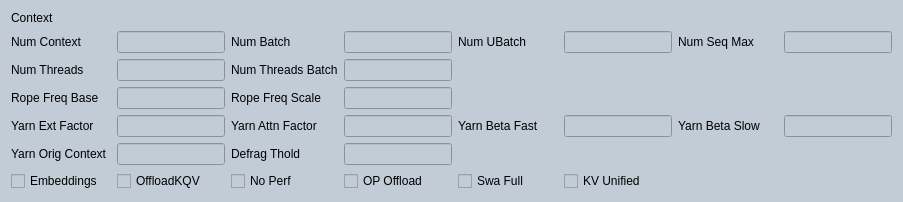
       <widget class="QWidget" name="widget_6" native="true">
        <property name="styleSheet">
         <string notr="true">background-color:#C1CCD6;</string>
        </property>
        <layout class="QGridLayout" name="gridLayout_5">
         <item row="4" column="5">
          <widget class="QLineEdit" name="editYarnBetaFast">
           <property name="font">
            <font>
             <italic>false</italic>
             <bold>false</bold>
            </font>
           </property>
           <property name="text">
            <string/>
           </property>
           <property name="placeholderText">
            <string/>
           </property>
          </widget>
         </item>
         <item row="1" column="6">
          <widget class="QLabel" name="lblNumSeqMax">
           <property name="minimumSize">
            <size>
             <width>100</width>
             <height>0</height>
            </size>
           </property>
           <property name="font">
            <font>
             <italic>false</italic>
             <bold>false</bold>
            </font>
           </property>
           <property name="text">
            <string>Num Seq Max</string>
           </property>
          </widget>
         </item>
         <item row="1" column="2">
          <widget class="QLabel" name="lblNumBatch">
           <property name="minimumSize">
            <size>
             <width>100</width>
             <height>0</height>
            </size>
           </property>
           <property name="font">
            <font>
             <italic>false</italic>
             <bold>false</bold>
            </font>
           </property>
           <property name="text">
            <string>Num Batch</string>
           </property>
          </widget>
         </item>
         <item row="2" column="2">
          <widget class="QLabel" name="lblNumThreadsBatch">
           <property name="minimumSize">
            <size>
             <width>100</width>
             <height>0</height>
            </size>
           </property>
           <property name="font">
            <font>
             <italic>false</italic>
             <bold>false</bold>
            </font>
           </property>
           <property name="text">
            <string>Num Threads Batch</string>
           </property>
          </widget>
         </item>
         <item row="2" column="0">
          <widget class="QLabel" name="lblNumThreads">
           <property name="minimumSize">
            <size>
             <width>100</width>
             <height>0</height>
            </size>
           </property>
           <property name="font">
            <font>
             <italic>false</italic>
             <bold>false</bold>
            </font>
           </property>
           <property name="text">
            <string>Num Threads</string>
           </property>
          </widget>
         </item>
         <item row="4" column="2">
          <widget class="QLabel" name="lblYarnAttnFactor">
           <property name="minimumSize">
            <size>
             <width>100</width>
             <height>0</height>
            </size>
           </property>
           <property name="font">
            <font>
             <italic>false</italic>
             <bold>false</bold>
            </font>
           </property>
           <property name="text">
            <string>Yarn Attn Factor</string>
           </property>
          </widget>
         </item>
         <item row="4" column="4">
          <widget class="QLabel" name="lblYarnBetaFast">
           <property name="minimumSize">
            <size>
             <width>100</width>
             <height>0</height>
            </size>
           </property>
           <property name="font">
            <font>
             <italic>false</italic>
             <bold>false</bold>
            </font>
           </property>
           <property name="text">
            <string>Yarn Beta Fast</string>
           </property>
          </widget>
         </item>
         <item row="0" column="0">
          <widget class="QLabel" name="lblContextTitle">
           <property name="minimumSize">
            <size>
             <width>100</width>
             <height>0</height>
            </size>
           </property>
           <property name="font">
            <font>
             <italic>false</italic>
             <bold>false</bold>
            </font>
           </property>
           <property name="text">
            <string>Context</string>
           </property>
          </widget>
         </item>
         <item row="1" column="4">
          <widget class="QLabel" name="lblNumUBatch">
           <property name="minimumSize">
            <size>
             <width>100</width>
             <height>0</height>
            </size>
           </property>
           <property name="font">
            <font>
             <italic>false</italic>
             <bold>false</bold>
            </font>
           </property>
           <property name="text">
            <string>Num UBatch</string>
           </property>
          </widget>
         </item>
         <item row="1" column="0">
          <widget class="QLabel" name="lblNumContext">
           <property name="minimumSize">
            <size>
             <width>100</width>
             <height>0</height>
            </size>
           </property>
           <property name="font">
            <font>
             <italic>false</italic>
             <bold>false</bold>
            </font>
           </property>
           <property name="text">
            <string>Num Context</string>
           </property>
          </widget>
         </item>
         <item row="3" column="3">
          <widget class="QLineEdit" name="editRopeFreqScale">
           <property name="font">
            <font>
             <italic>false</italic>
             <bold>false</bold>
            </font>
           </property>
           <property name="text">
            <string/>
           </property>
           <property name="placeholderText">
            <string/>
           </property>
          </widget>
         </item>
         <item row="4" column="3">
          <widget class="QLineEdit" name="editYarnAttnFactor">
           <property name="font">
            <font>
             <italic>false</italic>
             <bold>false</bold>
            </font>
           </property>
           <property name="text">
            <string/>
           </property>
           <property name="placeholderText">
            <string/>
           </property>
          </widget>
         </item>
         <item row="3" column="1">
          <widget class="QLineEdit" name="editRopeFreqBase">
           <property name="font">
            <font>
             <italic>false</italic>
             <bold>false</bold>
            </font>
           </property>
           <property name="text">
            <string/>
           </property>
           <property name="placeholderText">
            <string/>
           </property>
          </widget>
         </item>
         <item row="4" column="6">
          <widget class="QLabel" name="lblYarnBetaSlow">
           <property name="minimumSize">
            <size>
             <width>100</width>
             <height>0</height>
            </size>
           </property>
           <property name="font">
            <font>
             <italic>false</italic>
             <bold>false</bold>
            </font>
           </property>
           <property name="text">
            <string>Yarn Beta Slow</string>
           </property>
          </widget>
         </item>
         <item row="5" column="3">
          <widget class="QLineEdit" name="editDefragThold">
           <property name="font">
            <font>
             <italic>false</italic>
             <bold>false</bold>
            </font>
           </property>
           <property name="text">
            <string/>
           </property>
           <property name="placeholderText">
            <string/>
           </property>
          </widget>
         </item>
         <item row="1" column="1">
          <widget class="QLineEdit" name="editNumContext">
           <property name="font">
            <font>
             <italic>false</italic>
             <bold>false</bold>
            </font>
           </property>
           <property name="text">
            <string/>
           </property>
           <property name="placeholderText">
            <string/>
           </property>
          </widget>
         </item>
         <item row="2" column="1">
          <widget class="QLineEdit" name="editNumThreads">
           <property name="font">
            <font>
             <italic>false</italic>
             <bold>false</bold>
            </font>
           </property>
           <property name="text">
            <string/>
           </property>
           <property name="placeholderText">
            <string/>
           </property>
          </widget>
         </item>
         <item row="5" column="1">
          <widget class="QLineEdit" name="editYarnOrigContext">
           <property name="font">
            <font>
             <italic>false</italic>
             <bold>false</bold>
            </font>
           </property>
           <property name="text">
            <string/>
           </property>
           <property name="placeholderText">
            <string/>
           </property>
          </widget>
         </item>
         <item row="3" column="2">
          <widget class="QLabel" name="lblRopeFreqScale">
           <property name="minimumSize">
            <size>
             <width>100</width>
             <height>0</height>
            </size>
           </property>
           <property name="font">
            <font>
             <italic>false</italic>
             <bold>false</bold>
            </font>
           </property>
           <property name="text">
            <string>Rope Freq Scale</string>
           </property>
          </widget>
         </item>
         <item row="1" column="3">
          <widget class="QLineEdit" name="editNumBatch">
           <property name="font">
            <font>
             <italic>false</italic>
             <bold>false</bold>
            </font>
           </property>
           <property name="text">
            <string/>
           </property>
           <property name="placeholderText">
            <string/>
           </property>
          </widget>
         </item>
         <item row="5" column="0">
          <widget class="QLabel" name="lblYarnOrigContext">
           <property name="minimumSize">
            <size>
             <width>100</width>
             <height>0</height>
            </size>
           </property>
           <property name="font">
            <font>
             <italic>false</italic>
             <bold>false</bold>
            </font>
           </property>
           <property name="text">
            <string>Yarn Orig Context</string>
           </property>
          </widget>
         </item>
         <item row="5" column="2">
          <widget class="QLabel" name="lblDefragThold">
           <property name="minimumSize">
            <size>
             <width>100</width>
             <height>0</height>
            </size>
           </property>
           <property name="font">
            <font>
             <italic>false</italic>
             <bold>false</bold>
            </font>
           </property>
           <property name="text">
            <string>Defrag Thold</string>
           </property>
          </widget>
         </item>
         <item row="1" column="5">
          <widget class="QLineEdit" name="editNumUBatch">
           <property name="font">
            <font>
             <italic>false</italic>
             <bold>false</bold>
            </font>
           </property>
           <property name="text">
            <string/>
           </property>
           <property name="placeholderText">
            <string/>
           </property>
          </widget>
         </item>
         <item row="1" column="7">
          <widget class="QLineEdit" name="editNumSeqMax">
           <property name="font">
            <font>
             <italic>false</italic>
             <bold>false</bold>
            </font>
           </property>
           <property name="text">
            <string/>
           </property>
           <property name="placeholderText">
            <string/>
           </property>
          </widget>
         </item>
         <item row="2" column="3">
          <widget class="QLineEdit" name="editNumThreadsBatch">
           <property name="font">
            <font>
             <italic>false</italic>
             <bold>false</bold>
            </font>
           </property>
           <property name="text">
            <string/>
           </property>
           <property name="placeholderText">
            <string/>
           </property>
          </widget>
         </item>
         <item row="4" column="0">
          <widget class="QLabel" name="lblYarnExtFactor">
           <property name="minimumSize">
            <size>
             <width>100</width>
             <height>0</height>
            </size>
           </property>
           <property name="font">
            <font>
             <italic>false</italic>
             <bold>false</bold>
            </font>
           </property>
           <property name="text">
            <string>Yarn Ext Factor</string>
           </property>
          </widget>
         </item>
         <item row="4" column="7">
          <widget class="QLineEdit" name="editYarnBetaSlow">
           <property name="font">
            <font>
             <italic>false</italic>
             <bold>false</bold>
            </font>
           </property>
           <property name="text">
            <string/>
           </property>
           <property name="placeholderText">
            <string/>
           </property>
          </widget>
         </item>
         <item row="4" column="1">
          <widget class="QLineEdit" name="editYarnExtFactor">
           <property name="font">
            <font>
             <italic>false</italic>
             <bold>false</bold>
            </font>
           </property>
           <property name="text">
            <string/>
           </property>
           <property name="placeholderText">
            <string/>
           </property>
          </widget>
         </item>
         <item row="3" column="0">
          <widget class="QLabel" name="lblRopeFreqBase">
           <property name="minimumSize">
            <size>
             <width>100</width>
             <height>0</height>
            </size>
           </property>
           <property name="font">
            <font>
             <italic>false</italic>
             <bold>false</bold>
            </font>
           </property>
           <property name="text">
            <string>Rope Freq Base</string>
           </property>
          </widget>
         </item>
         <item row="6" column="0">
          <widget class="QCheckBox" name="ckEmbeddings">
           <property name="text">
            <string>Embeddings</string>
           </property>
          </widget>
         </item>
         <item row="6" column="1">
          <widget class="QCheckBox" name="ckOffloadKQV">
           <property name="text">
            <string>OffloadKQV</string>
           </property>
          </widget>
         </item>
         <item row="6" column="2">
          <widget class="QCheckBox" name="ckNoPerf">
           <property name="text">
            <string>No Perf</string>
           </property>
          </widget>
         </item>
         <item row="6" column="3">
          <widget class="QCheckBox" name="ckOPOffload">
           <property name="text">
            <string>OP Offload</string>
           </property>
          </widget>
         </item>
         <item row="6" column="4">
          <widget class="QCheckBox" name="ckSwaFull">
           <property name="text">
            <string>Swa Full</string>
           </property>
          </widget>
         </item>
         <item row="6" column="5">
          <widget class="QCheckBox" name="ckKVUnified">
           <property name="text">
            <string>KV Unified</string>
           </property>
          </widget>
         </item>
        </layout>
       </widget>
